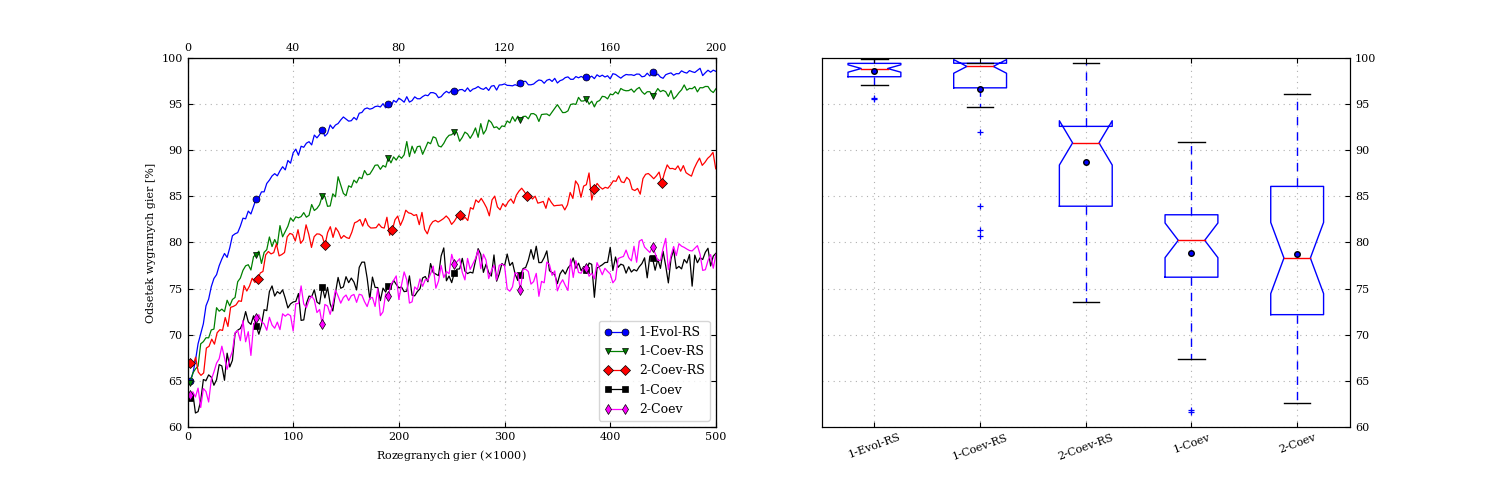

The script that saved this image:
import pandas as pd
import matplotlib.pyplot as plt
import matplotlib
def read_algo(name):
    df = pd.read_csv(f'{name}.csv')
    df['average'] = df.drop(['generation', 'effort'], axis=1).mean(axis=1)
    return df

names = ['1ers', '1crs', '2crs', '1c', '2c']
frames = twocel_rs, twocel, cel_rs, cel, rsel = [read_algo(x) for x in names]
twocel.head()
meta = ['generation', 'effort', 'average']
labels = ['1-Evol-RS', '1-Coev-RS', '2-Coev-RS', '1-Coev', '2-Coev']
colors = ['blue', 'green', 'red', 'black', 'magenta']
markers = ['o', 'v', 'D', 's', 'd']

plt.rcParams.update({
    'axes.prop_cycle': matplotlib.cycler(color=colors),
    'font.family': 'serif', 'font.size': 8,
    'mathtext.fontset': 'dejavuserif',
    'xtick.direction': 'in', 'ytick.direction': 'in',
    'grid.linestyle': [1, 4],
})

fig,axes = plt.subplots(nrows=1, ncols=2)
fig.set_figwidth(15)

# lineplot (left)

ax1 = axes[0]

for i, df in enumerate(frames):
    ax1.plot(df.effort / 1000, df.average * 100,
             linewidth=0.9, label=labels[i], marker=markers[i],
             markevery=25, markersize=5,
             markeredgecolor='black', markeredgewidth=0.5)

ax1.grid()
ax1.legend(loc='lower right', numpoints=2, fontsize=9)
ax1.set_xlabel(r'Rozegranych gier ($\times 1000$)')
ax1.set_ylabel('Odsetek wygranych gier [%]')
ax1.set_xlim(0, 500)
ax1.set_ylim(60, 100)

ax1_1 = ax1.twiny()
ax1_1.set_xticks([0, 40, 80, 120, 160, 200])
ax1_1.set_xticklabels(range(0, 200 + 1, 40))

ax1_2 = ax1.twinx()
ax1_2.set_ylim(60, 100)
#ax1_2.set_yticks(range(60, 100 + 1, 5))
ax1_2.set_yticklabels([])

# boxplot (right)

boxes = [df.drop(meta, axis=1).values[-1] * 100 for df in frames]

ax2 = axes[1]
ax2.boxplot(boxes,
            showmeans=True,
            notch=True,
            boxprops={'color': 'blue'},
            whiskerprops={'color': 'blue', 'linestyle': '-', 'dashes': (6, 5)},
            meanprops={'marker': 'o', 'markersize': 4, 'markerfacecolor': 'blue', 'markeredgecolor': 'black'},
            medianprops={'color': 'red'},
            flierprops={'marker': '+', 'markersize': 4, 'markeredgewidth': 0.9, 'markerfacecolor': 'blue',
                        'markeredgecolor': 'blue'},
            capprops={'color': 'black'})

ax2.yaxis.tick_right()
ax2.grid()
ax2.set_ylim(60, 100)
ax2.set_xticklabels(labels, rotation=20)
#ax2.set_yticklabels(range(60, 100 + 1, 5))

ax2_1 = ax2.twiny()
ax2_1.set_xlim(-0.5, 4.5)
ax2_1.set_xticks(range(0, 5))
ax2_1.set_xticklabels([])

plt.savefig('zadanie1.png')